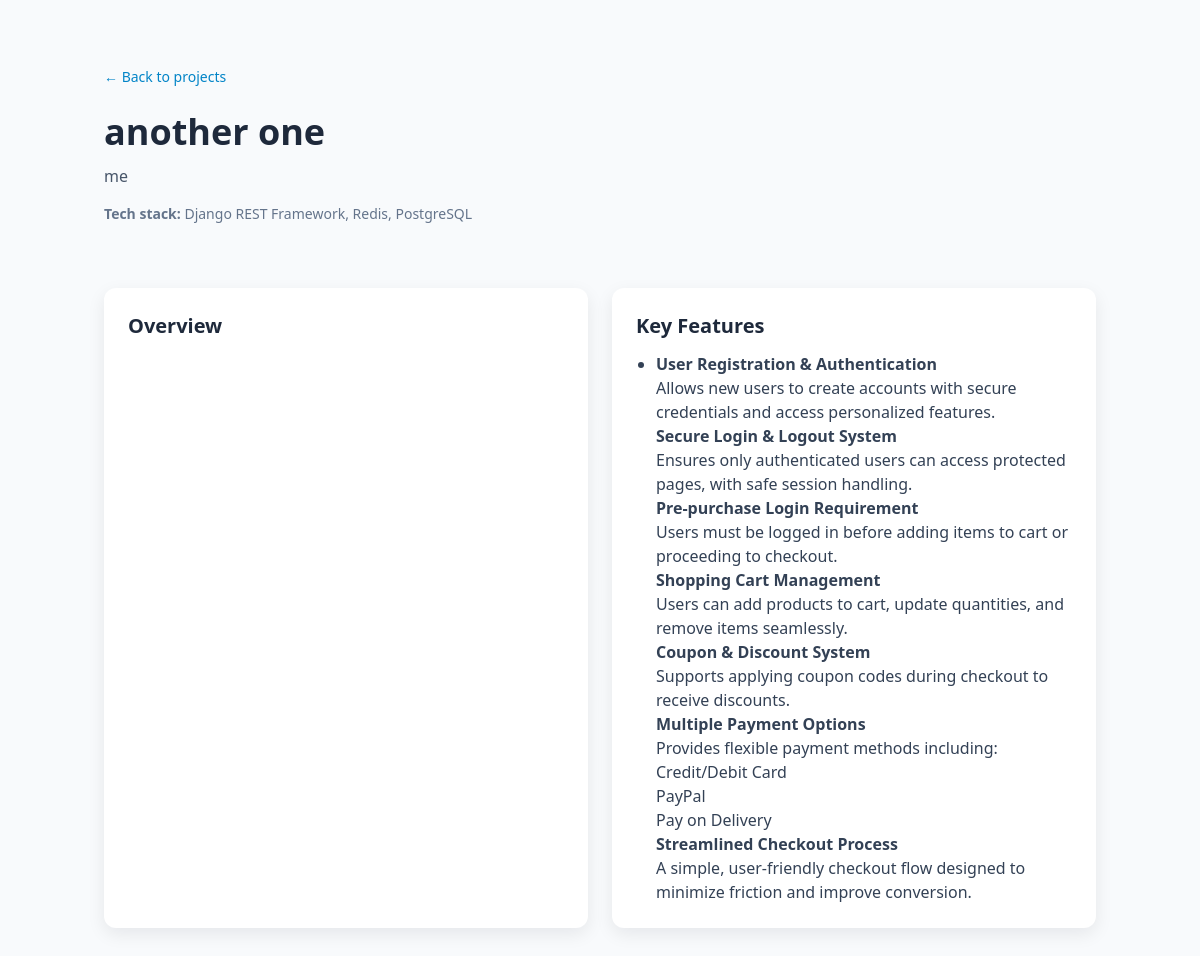
The app's page /projects/2/ with its own data.
### portfolio/models.py (models this page shows, shortened)
class Project(models.Model):
    title = models.CharField(max_length=200)
    tech_stack = models.CharField(max_length=300, help_text="Comma-separated technologies")
    live_link = models.URLField(blank=True, null=True)
    repo_link = models.URLField(blank=True, null=True)
    order = models.PositiveIntegerField(default=0, help_text="Order in the portfolio")
    created_at = models.DateTimeField(auto_now_add=True)
    summary = models.TextField(blank= True)
    description = CKEditor5Field('Description',config_name='extends', blank=True)
    class Meta:
        ordering = ['order', '-created_at']

class ProjectFeature(models.Model):
    project = models.ForeignKey(Project, related_name="features", on_delete=models.CASCADE)
    name = CKEditor5Field('Feature',config_name='extends', blank=True)

### portfolio/views.py (the view)
# urls.py: path("projects/<int:id>/", views.project_detail, name="project_detail"),
def project_detail(request, id):
    project = get_object_or_404(Project, id=id)
    return render(request, "pages/project_detail.html", {
        "project": project
    })

### templates/pages/project_detail.html (shortened to what this page needs)
{% load static %}
<!DOCTYPE html>
<html lang="en">
<head>
  <script src="https://cdn.tailwindcss.com"></script>
</head>
<body class="bg-slate-50 text-slate-800">
<main class="max-w-5xl mx-auto px-4 py-16">
  <a href="{% url 'portfolio:home' %}" class="text-sm text-sky-600 hover:underline">
    ← Back to projects
  </a>
  <header class="mt-6 mb-10">
    <h1 class="text-4xl font-extrabold">{{ project.title }}</h1>
    <p class="text-slate-600 mt-3 max-w-3xl">
      {{ project.summary|safe }}
    </p>
    <p class="mt-4 text-sm text-slate-500">
      <strong>Tech stack:</strong> {{ project.tech_stack }}
    </p>
  </header>
  <section class="grid md:grid-cols-2 gap-6">
    <article class="card">
      <h2 class="text-xl font-semibold mb-3">Overview</h2>
      <p class="text-slate-700 leading-relaxed">
        {{ project.description |safe }}
      </p>
    </article>
    <article class="card">
      <h2 class="text-xl font-semibold mb-3">Key Features</h2>
      <ul class="list-disc ml-5 text-slate-700 space-y-2">
        {% for feature in project.features.all %}
          <li>{{ feature.name|safe }}</li>
        {% empty %}
         <li>No features added yet.</li>
        {% endfor %}
      </ul>
    </article>
  </section>
</main>
</body>
</html>

### templates/pages/project_detail.html (style rules this page uses)
.card { background: #fff; border-radius: 0.75rem; box-shadow: 0 6px 18px rgba(2,6,23,0.08); padding: 1.5rem; }

### records on screen
Project: title "another one", summary "me", tech_stack "Django REST Framework, Redis, PostgreSQL"
ProjectFeature: name "User Registration & Authentication Allows new users to create accounts with secure credentials and access personalized features. Secure Login & Logout System Ensures only authenticated users can access protected pages, with safe session handling. Pre-purchase Login Requirement Users must be logged in before adding items to cart or proceeding to checkout. Shopping Cart Management Users can add products to cart, update quantities, and remove items seamlessly. Coupon & Discount System Supports applying coupon codes during checkout to receive discounts. Multiple Payment Options Provides flexible payment methods including: Credit/Debit Card PayPal Pay on Delivery Streamlined Checkout Process A…"
